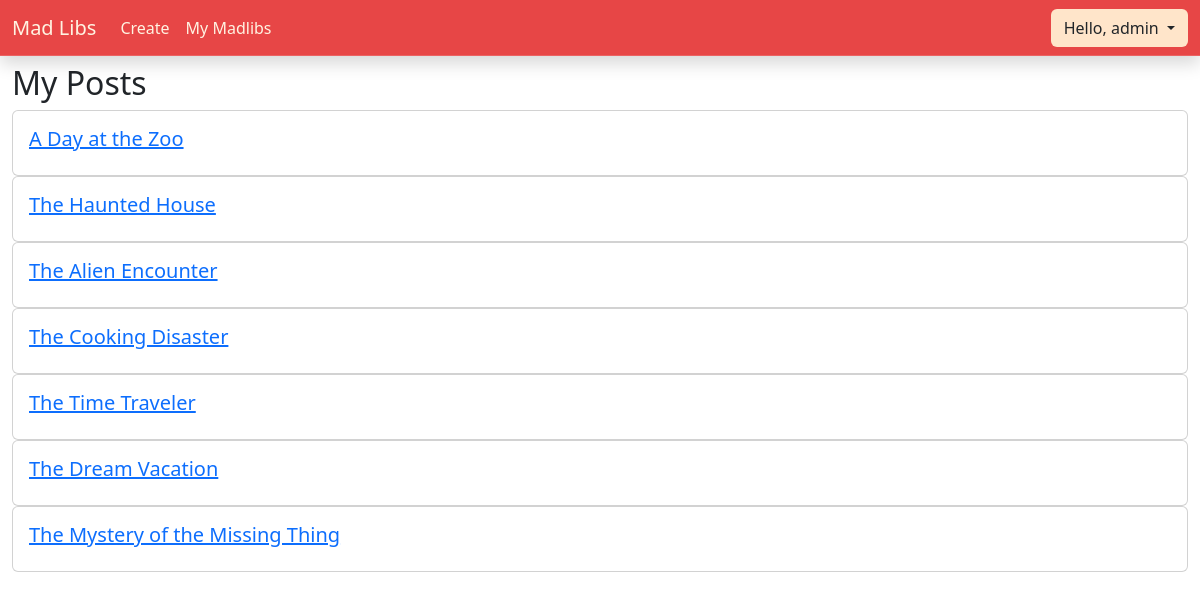
Screenshot of /story/users/admin/posts/ (signed in) with the database file from the repository.
### stories/models.py (models this page shows, shortened)
class Story(models.Model):
    title = models.CharField(max_length=64)
    story = models.TextField(max_length=1024)
    author = models.ForeignKey(settings.AUTH_USER_MODEL, on_delete=models.CASCADE) # Store the users info
    objects = StoryManager()

### stories/views.py (the view)
# urls.py: path('story/users/<str:username>/posts/', user_posts_view, name='mablibs'), # Display a list of users posts
def user_posts_view(request, username, *args, **kwargs):
    my_context = {
        "stories": Story.objects.filter(author=request.user),
        "site_title": "My Posts"
    }
    return render(request, "users/user_posts.html", my_context) # return an html template

### stories/templates/users/user_posts.html
{% extends 'base.html' %}
{% block content %}
{% load static %}
<h2>My Posts</h2>
{% for story in stories %}
<div class="card">
    <div class="card-body">
        <h5 class="card-title"><a href="{% url 'mablibs_edit' request.user.username story.id %}">{{story.title}}</a></h5>
    </div>
</div>
{% endfor %}
{% endblock %}

### templates/navbar.html (shortened to what this page needs)
<nav class="container-xxl navbar navbar-expand-sm">
  <div class="container-fluid">
    <a class="navbar-brand py-1 bd-navbar-link" href="{% url 'home' %}">Mad Libs</a>
    <div class="collapse navbar-collapse" id="navbarCollapsable">
      <ul class="navbar-nav navbar-left me-auto mb-2 mb-sm-0">
        {% if user.is_authenticated %}
        <li class="nav-item">
          <a class="nav-link bd-navbar-link" href="{% url 'mablibs_create' %}">Create</a>
        </li>
        <li class="nav-item">
          <a class="nav-link bd-navbar-link" href="{% url 'mablibs' request.user.username %}">My Madlibs</a>
        </li>
        {% endif %}
      </ul>
      <ul class="navbar-nav navbar-right ms-auto mb-2 mb-sm-0">
        {% if not user.is_authenticated %}
        <li class="nav-item">
          <a class="nav-link btn bd-btn-secondary" href="{% url 'users:login' %}">Login / Register</a>
        </li>
        {% else %}
        <li class="nav-item">
          <div class="btn-group">
            <button type="button" class="dropdown-toggle btn bd-btn-secondary" data-bs-toggle="dropdown" data-bs-target="#dropdown-profile" aria-expanded="false">
              Hello,
              {{ user.username }}
            </button>
          </div>
        </li>
        {% endif %}
      </ul>
    </div>
  </div>
</nav>

### static/styles/style.css (style rules this page uses)
:root { --white: #FFF3E2; --cream: rgb(255, 229, 202); --pink: #FA9884; --red: #E74646; }
a.bd-navbar-link { color: var(--white); }
button.bd-btn-secondary { background-color: var(--cream); }

### rows the page displays
Story: title "A Day at the Zoo"
Story: title "The Haunted House"
Story: title "The Alien Encounter"
Story: title "The Cooking Disaster"
Story: title "The Time Traveler"
Story: title "The Dream Vacation"
Story: title "The Mystery of the Missing Thing"

### other values shown
{{ user.username }} "admin"
